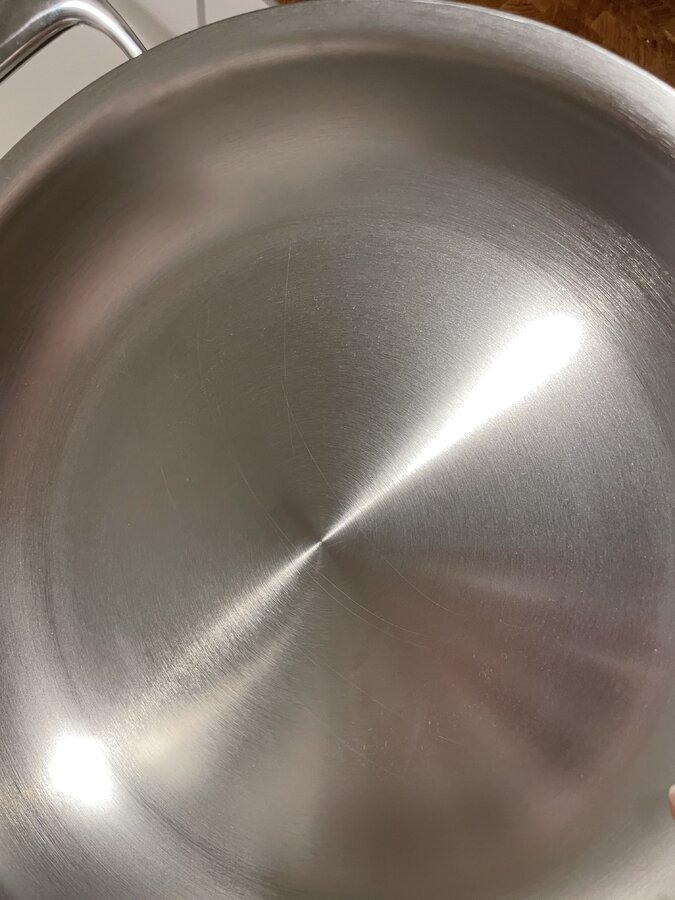
#> input picture captured_images/test/16D39EF4-FD85-41C1-A406-0C294FA3A020.jpeg, 675 x 900 px, given in place of Output, which was not available
$ python transformations.py
#> lines starting #> are read from the running program, lines starting #| are printed output that depends on the picture
import cv2
import os
import numpy as np
import config


# [46 lines left out: function canny_edge_detection, not called in this run]


if __name__ == "__main__":
    """
    Hauptteil (wenn das Skript direkt ausgeführt wird).
    Beispiel:
      1. Definiere ein Basisverzeichnis 'captured_images'
      2. Nutze ein Unterverzeichnis für die Ausgabe 'captured_images/Output'
      3. Durchlaufe alle Dateien und führe Canny-Kantendetektion durch.
    """
    # Lokal gesetzt – kann aber auch aus config oder CLI-Argumenten stammen.
    path = "captured_images"

    # Input-Verzeichnis
    inputPar = os.path.join(path)
    # Output-Verzeichnis (Unterordner "Output")
    outPar = os.path.join(path, 'Output')
    os.makedirs(outPar, exist_ok=True)

    # Liste aller Dateien im Input-Verzeichnis
    files = os.listdir(inputPar)

    # Schleife: Für jede Datei die Canny-Kantendetektion durchführen
    for file in files:
        fitem = os.path.join(inputPar, file)

        # Bild lesen (als Farb-Bild)
        image = cv2.imread(fitem)
#> image is the input picture: shape (900, 675, 3); mean B, G, R 108.1, 117.3, 127.2
        if image is None:
            print(f"Überspringe ungültige Datei: {fitem}")
            continue

        # In Graustufen konvertieren
        gray = cv2.cvtColor(image, cv2.COLOR_BGR2GRAY)

        # Canny-Kantendetektion mit beispielhaften Parametern
        edges = cv2.Canny(gray, 150, 160, apertureSize=3)
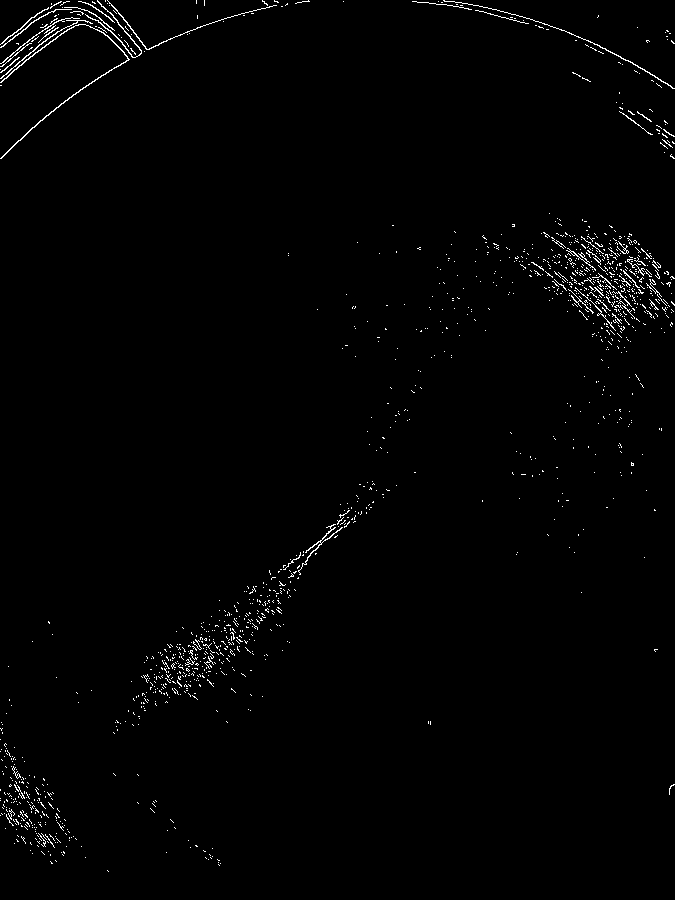
#> edges: shape (900, 675); 1.1% white in thin lines or dots

        # (Optional) Hough-Line-Transformation
        """
        lines = cv2.HoughLines(edges, 1.5, np.pi / 180, 200)
        if lines is not None:
            for line in lines:
                rho, theta = line[0]
                a = np.cos(theta)
                b = np.sin(theta)
                x0 = a * rho
                y0 = b * rho
                x1 = int(x0 + 1000 * (-b))
                y1 = int(y0 + 1000 * (a))
                x2 = int(x0 - 1000 * (-b))
                y2 = int(y0 - 1000 * (a))

                # Zeichne die Linie auf das Originalbild (im Farbraum BGR)
                cv2.line(image, (x1, y1), (x2, y2), (255, 0, 0), 2)
        """

        # Definiere den Ausgabedateinamen (z. B. captured_images/Output/filename.jpg)
        fout = os.path.join(outPar, file)

        # Speichere das Canny-Kantenbild (bzw. edges) ab
        cv2.imwrite(fout, edges)
        print(f"Kantenbild gespeichert unter: {fout}")
#> pass 2 of the loop `for file in files:`:
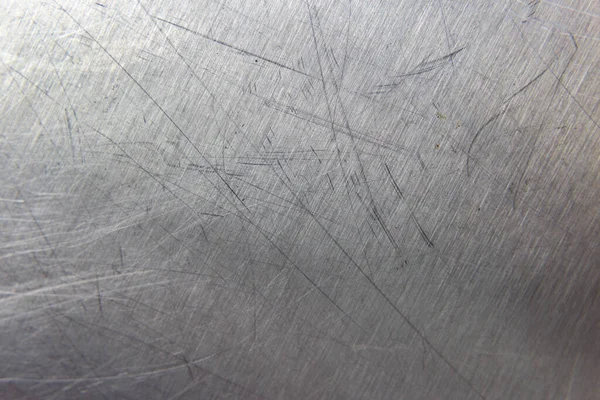
#> input picture captured_images/test/metal-surface-close.jpg, 600 x 400 px, given in place of test, which was not available
#> image is the input picture: shape (400, 600, 3); mean B, G, R 143.7, 142.9, 144.2
#> gray: shape (400, 600)
#> `edges = cv2.Canny(gray, 150, 160, apertureSize=3)`:
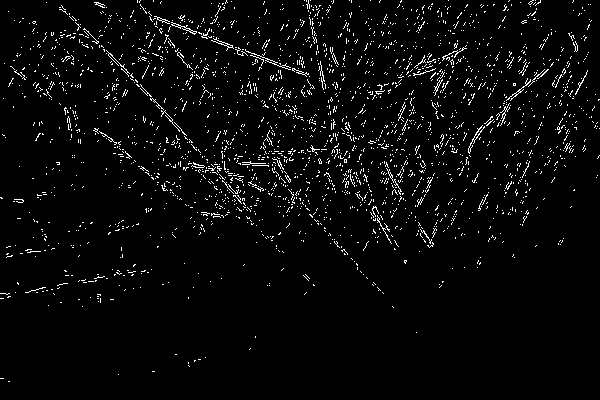
#> edges: shape (400, 600); 3.6% white in thin lines or dots
